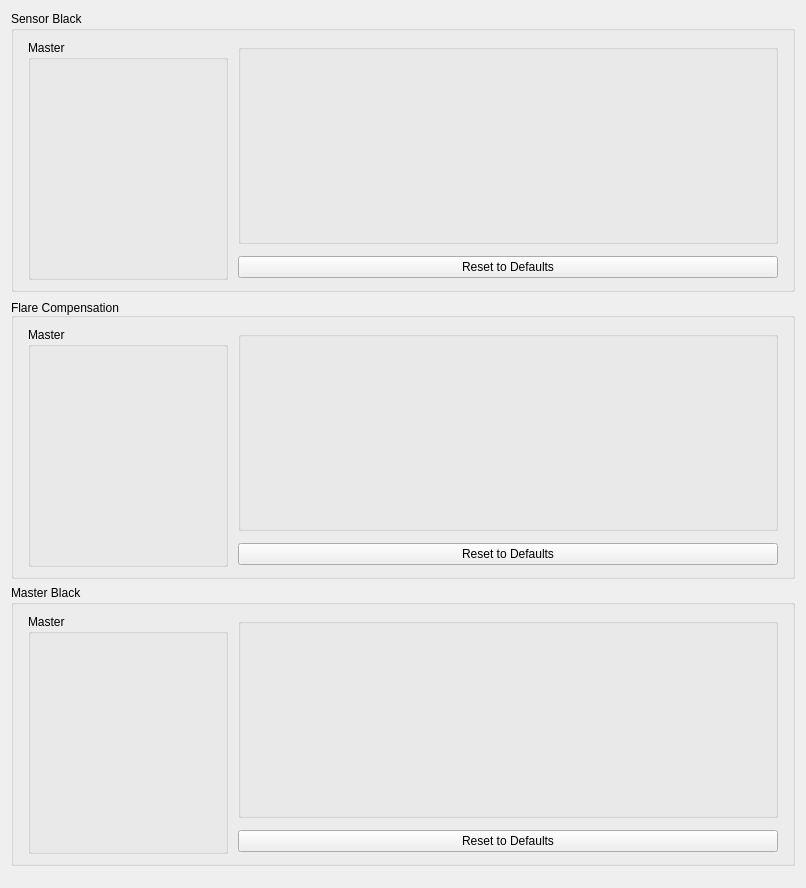
<?xml version="1.0" encoding="UTF-8"?>
<ui version="4.0">
 <class>UI_BlackLevelBox</class>
 <widget class="QWidget" name="UI_BlackLevelBox">
  <property name="geometry">
   <rect>
    <x>0</x>
    <y>0</y>
    <width>806</width>
    <height>888</height>
   </rect>
  </property>
  <property name="windowTitle">
   <string>Form</string>
  </property>
  <property name="styleSheet">
   <string notr="true"/>
  </property>
  <layout class="QVBoxLayout" name="verticalLayout">
   <item>
    <widget class="QGroupBox" name="gpxSensorBlack">
     <property name="title">
      <string>Sensor Black</string>
     </property>
     <layout class="QGridLayout" name="gridLayout_2">
      <item row="0" column="0">
       <spacer name="horizontalSpacer">
        <property name="orientation">
         <enum>Qt::Horizontal</enum>
        </property>
        <property name="sizeHint" stdset="0">
         <size>
          <width>40</width>
          <height>20</height>
         </size>
        </property>
       </spacer>
      </item>
      <item row="0" column="2">
       <spacer name="horizontalSpacer_2">
        <property name="orientation">
         <enum>Qt::Horizontal</enum>
        </property>
        <property name="sizeHint" stdset="0">
         <size>
          <width>40</width>
          <height>20</height>
         </size>
        </property>
       </spacer>
      </item>
      <item row="1" column="3">
       <widget class="QPushButton" name="btnSensorBlackReset">
        <property name="focusPolicy">
         <enum>Qt::StrongFocus</enum>
        </property>
        <property name="text">
         <string>Reset to Defaults</string>
        </property>
       </widget>
      </item>
      <item row="0" column="1" rowspan="2">
       <widget class="SingleChannelKnobBox" name="SensorBlackMaster">
        <property name="minimumSize">
         <size>
          <width>200</width>
          <height>240</height>
         </size>
        </property>
        <property name="maximumSize">
         <size>
          <width>16777215</width>
          <height>240</height>
         </size>
        </property>
        <property name="focusPolicy">
         <enum>Qt::TabFocus</enum>
        </property>
        <property name="toolTip">
         <string/>
        </property>
        <property name="whatsThis">
         <string/>
        </property>
        <property name="title">
         <string>Master</string>
        </property>
        <property name="maxRounds" stdset="0">
         <number>2</number>
        </property>
        <property name="value" stdset="0">
         <number>0</number>
        </property>
        <property name="minimum" stdset="0">
         <number>-4096</number>
        </property>
        <property name="maximum" stdset="0">
         <number>4095</number>
        </property>
        <property name="comma" stdset="0">
         <number>0</number>
        </property>
        <property name="maxAngle" stdset="0">
         <number>180</number>
        </property>
        <property name="needleImage" stdset="0">
         <pixmap resource="../../resource/resource.qrc">:/images/needle/dial-pointer.png</pixmap>
        </property>
        <property name="backgroundImage" stdset="0">
         <pixmap resource="../../resource/resource.qrc">:/images/back/dial-back-gray_full.png</pixmap>
        </property>
       </widget>
      </item>
      <item row="0" column="3">
       <widget class="TripleChannelKnobBox" name="SensorBlack">
        <property name="minimumSize">
         <size>
          <width>540</width>
          <height>200</height>
         </size>
        </property>
        <property name="maximumSize">
         <size>
          <width>16777215</width>
          <height>200</height>
         </size>
        </property>
        <property name="focusPolicy">
         <enum>Qt::TabFocus</enum>
        </property>
        <property name="toolTip">
         <string/>
        </property>
        <property name="whatsThis">
         <string/>
        </property>
        <property name="title">
         <string/>
        </property>
        <property name="maxRounds" stdset="0">
         <number>2</number>
        </property>
        <property name="value0" stdset="0">
         <number>0</number>
        </property>
        <property name="value1" stdset="0">
         <number>0</number>
        </property>
        <property name="value2" stdset="0">
         <number>0</number>
        </property>
        <property name="minimum" stdset="0">
         <number>-4096</number>
        </property>
        <property name="maximum" stdset="0">
         <number>4095</number>
        </property>
        <property name="comma" stdset="0">
         <number>0</number>
        </property>
        <property name="maxAngle" stdset="0">
         <number>180</number>
        </property>
        <property name="needleImage" stdset="0">
         <pixmap resource="../../resource/resource.qrc">:/images/needle/dial-pointer.png</pixmap>
        </property>
        <property name="backgroundImage0" stdset="0">
         <pixmap resource="../../resource/resource.qrc">:/images/back/dial-back-red_full.png</pixmap>
        </property>
        <property name="backgroundImage1" stdset="0">
         <pixmap resource="../../resource/resource.qrc">:/images/back/dial-back-green_full.png</pixmap>
        </property>
        <property name="backgroundImage2" stdset="0">
         <pixmap resource="../../resource/resource.qrc">:/images/back/dial-back-blue_full.png</pixmap>
        </property>
       </widget>
      </item>
      <item row="1" column="4">
       <spacer name="horizontalSpacer_11">
        <property name="orientation">
         <enum>Qt::Horizontal</enum>
        </property>
        <property name="sizeHint" stdset="0">
         <size>
          <width>40</width>
          <height>20</height>
         </size>
        </property>
       </spacer>
      </item>
     </layout>
    </widget>
   </item>
   <item>
    <widget class="QGroupBox" name="gpxFlareLevel">
     <property name="title">
      <string>Flare Compensation</string>
     </property>
     <property name="alignment">
      <set>Qt::AlignBottom|Qt::AlignLeading|Qt::AlignLeft</set>
     </property>
     <layout class="QGridLayout" name="gridLayout">
      <item row="0" column="3">
       <widget class="TripleChannelKnobBox" name="FlareCompensation">
        <property name="minimumSize">
         <size>
          <width>540</width>
          <height>200</height>
         </size>
        </property>
        <property name="maximumSize">
         <size>
          <width>16777215</width>
          <height>200</height>
         </size>
        </property>
        <property name="focusPolicy">
         <enum>Qt::TabFocus</enum>
        </property>
        <property name="toolTip">
         <string/>
        </property>
        <property name="whatsThis">
         <string/>
        </property>
        <property name="title">
         <string/>
        </property>
        <property name="maxRounds" stdset="0">
         <number>4</number>
        </property>
        <property name="maximum" stdset="0">
         <number>65535</number>
        </property>
        <property name="comma" stdset="0">
         <number>16</number>
        </property>
        <property name="maxAngle" stdset="0">
         <number>180</number>
        </property>
        <property name="needleImage" stdset="0">
         <pixmap resource="../../resource/resource.qrc">:/images/needle/dial-pointer.png</pixmap>
        </property>
        <property name="backgroundImage0" stdset="0">
         <pixmap resource="../../resource/resource.qrc">:/images/back/dial-back-red_full.png</pixmap>
        </property>
        <property name="backgroundImage1" stdset="0">
         <pixmap resource="../../resource/resource.qrc">:/images/back/dial-back-green_full.png</pixmap>
        </property>
        <property name="backgroundImage2" stdset="0">
         <pixmap resource="../../resource/resource.qrc">:/images/back/dial-back-blue_full.png</pixmap>
        </property>
       </widget>
      </item>
      <item row="0" column="0">
       <spacer name="horizontalSpacer_4">
        <property name="orientation">
         <enum>Qt::Horizontal</enum>
        </property>
        <property name="sizeHint" stdset="0">
         <size>
          <width>40</width>
          <height>20</height>
         </size>
        </property>
       </spacer>
      </item>
      <item row="1" column="4">
       <spacer name="horizontalSpacer_6">
        <property name="orientation">
         <enum>Qt::Horizontal</enum>
        </property>
        <property name="sizeHint" stdset="0">
         <size>
          <width>40</width>
          <height>20</height>
         </size>
        </property>
       </spacer>
      </item>
      <item row="0" column="2">
       <spacer name="horizontalSpacer_5">
        <property name="orientation">
         <enum>Qt::Horizontal</enum>
        </property>
        <property name="sizeHint" stdset="0">
         <size>
          <width>40</width>
          <height>20</height>
         </size>
        </property>
       </spacer>
      </item>
      <item row="0" column="1" rowspan="2">
       <widget class="SingleChannelKnobBox" name="FlareCompensationMaster">
        <property name="minimumSize">
         <size>
          <width>200</width>
          <height>240</height>
         </size>
        </property>
        <property name="maximumSize">
         <size>
          <width>16777215</width>
          <height>240</height>
         </size>
        </property>
        <property name="focusPolicy">
         <enum>Qt::TabFocus</enum>
        </property>
        <property name="toolTip">
         <string/>
        </property>
        <property name="whatsThis">
         <string/>
        </property>
        <property name="title">
         <string>Master</string>
        </property>
        <property name="maxRounds" stdset="0">
         <number>4</number>
        </property>
        <property name="maximum" stdset="0">
         <number>65535</number>
        </property>
        <property name="comma" stdset="0">
         <number>16</number>
        </property>
        <property name="maxAngle" stdset="0">
         <number>180</number>
        </property>
        <property name="needleImage" stdset="0">
         <pixmap resource="../../resource/resource.qrc">:/images/needle/dial-pointer.png</pixmap>
        </property>
        <property name="backgroundImage" stdset="0">
         <pixmap resource="../../resource/resource.qrc">:/images/back/dial-back-gray_full.png</pixmap>
        </property>
       </widget>
      </item>
      <item row="1" column="3">
       <widget class="QPushButton" name="btnFlareLevelReset">
        <property name="focusPolicy">
         <enum>Qt::StrongFocus</enum>
        </property>
        <property name="text">
         <string>Reset to Defaults</string>
        </property>
       </widget>
      </item>
     </layout>
    </widget>
   </item>
   <item>
    <widget class="QGroupBox" name="gpxMasterBlack">
     <property name="title">
      <string>Master Black</string>
     </property>
     <layout class="QGridLayout" name="gridLayout_3">
      <item row="0" column="2">
       <spacer name="horizontalSpacer_8">
        <property name="orientation">
         <enum>Qt::Horizontal</enum>
        </property>
        <property name="sizeHint" stdset="0">
         <size>
          <width>40</width>
          <height>20</height>
         </size>
        </property>
       </spacer>
      </item>
      <item row="1" column="4">
       <spacer name="horizontalSpacer_9">
        <property name="orientation">
         <enum>Qt::Horizontal</enum>
        </property>
        <property name="sizeHint" stdset="0">
         <size>
          <width>40</width>
          <height>20</height>
         </size>
        </property>
       </spacer>
      </item>
      <item row="0" column="0">
       <spacer name="horizontalSpacer_7">
        <property name="orientation">
         <enum>Qt::Horizontal</enum>
        </property>
        <property name="sizeHint" stdset="0">
         <size>
          <width>40</width>
          <height>20</height>
         </size>
        </property>
       </spacer>
      </item>
      <item row="0" column="1" rowspan="2">
       <widget class="SingleChannelKnobBox" name="MasterBlackMaster">
        <property name="minimumSize">
         <size>
          <width>200</width>
          <height>240</height>
         </size>
        </property>
        <property name="maximumSize">
         <size>
          <width>16777215</width>
          <height>240</height>
         </size>
        </property>
        <property name="focusPolicy">
         <enum>Qt::TabFocus</enum>
        </property>
        <property name="toolTip">
         <string/>
        </property>
        <property name="whatsThis">
         <string/>
        </property>
        <property name="title">
         <string>Master</string>
        </property>
        <property name="minimum" stdset="0">
         <number>-2047</number>
        </property>
        <property name="maximum" stdset="0">
         <number>2048</number>
        </property>
        <property name="comma" stdset="0">
         <number>0</number>
        </property>
        <property name="maxAngle" stdset="0">
         <number>150</number>
        </property>
        <property name="needleImage" stdset="0">
         <pixmap resource="../../resource/resource.qrc">:/images/needle/dial-pointer.png</pixmap>
        </property>
        <property name="backgroundImage" stdset="0">
         <pixmap resource="../../resource/resource.qrc">:/images/back/dial-back-gray_full.png</pixmap>
        </property>
       </widget>
      </item>
      <item row="0" column="3">
       <widget class="TripleChannelKnobBox" name="MasterBlack">
        <property name="minimumSize">
         <size>
          <width>540</width>
          <height>200</height>
         </size>
        </property>
        <property name="maximumSize">
         <size>
          <width>16777215</width>
          <height>200</height>
         </size>
        </property>
        <property name="focusPolicy">
         <enum>Qt::TabFocus</enum>
        </property>
        <property name="toolTip">
         <string/>
        </property>
        <property name="whatsThis">
         <string/>
        </property>
        <property name="title">
         <string/>
        </property>
        <property name="minimum" stdset="0">
         <number>-2047</number>
        </property>
        <property name="maximum" stdset="0">
         <number>2048</number>
        </property>
        <property name="comma" stdset="0">
         <number>0</number>
        </property>
        <property name="maxAngle" stdset="0">
         <number>150</number>
        </property>
        <property name="needleImage" stdset="0">
         <pixmap resource="../../resource/resource.qrc">:/images/needle/dial-pointer.png</pixmap>
        </property>
        <property name="backgroundImage0" stdset="0">
         <pixmap resource="../../resource/resource.qrc">:/images/back/dial-back-red_full.png</pixmap>
        </property>
        <property name="backgroundImage1" stdset="0">
         <pixmap resource="../../resource/resource.qrc">:/images/back/dial-back-red_full.png</pixmap>
        </property>
        <property name="backgroundImage2" stdset="0">
         <pixmap resource="../../resource/resource.qrc">:/images/back/dial-back-blue_full.png</pixmap>
        </property>
       </widget>
      </item>
      <item row="1" column="3">
       <widget class="QPushButton" name="btnMasterBlackReset">
        <property name="focusPolicy">
         <enum>Qt::StrongFocus</enum>
        </property>
        <property name="text">
         <string>Reset to Defaults</string>
        </property>
       </widget>
      </item>
     </layout>
    </widget>
   </item>
   <item>
    <spacer name="verticalSpacer0">
     <property name="orientation">
      <enum>Qt::Vertical</enum>
     </property>
     <property name="sizeHint" stdset="0">
      <size>
       <width>20</width>
       <height>0</height>
      </size>
     </property>
    </spacer>
   </item>
  </layout>
 </widget>
 <customwidgets>
  <customwidget>
   <class>SingleChannelKnobBox</class>
   <extends>QGroupBox</extends>
   <header>singlechannelknobbox.h</header>
   <container>1</container>
  </customwidget>
  <customwidget>
   <class>TripleChannelKnobBox</class>
   <extends>QGroupBox</extends>
   <header>triplechannelknobbox.h</header>
   <container>1</container>
  </customwidget>
 </customwidgets>
 <resources>
  <include location="../../resource/resource.qrc"/>
 </resources>
 <connections/>
</ui>
